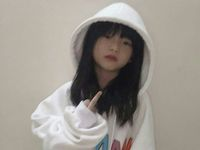
#> input picture Pertemuan 9/EEDAN.jpg, 200 x 150 px
$ python Thresholding.py
#> lines starting #> are read from the running program, lines starting #| are printed output that depends on the picture; after the words box and inside, x2 and y2 are one past the last pixel; in counts of white or black regions, pixels touching at a corner belong together
import cv2
import numpy as np

# Baca citra grayscale
image = cv2.imread('EEDAN.jpg', cv2.IMREAD_GRAYSCALE)
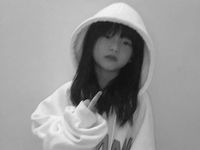
#> image: shape (150, 200); min 2, max 249, mean 150.1

# Global thresholding
ret, thresh1 = cv2.threshold(image, 127, 255, cv2.THRESH_BINARY)
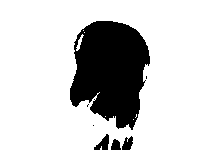
#> thresh1: shape (150, 200); 78.2% white; 7 black regions (3 under 20 px), largest, box (x1, y1, x2, y2) and area: (70, 21, 150, 130) 6216, (94, 134, 109, 150) 131, (122, 136, 133, 150) 104, (111, 139, 121, 150) 82

# Adaptive thresholding
thresh2 = cv2.adaptiveThreshold(image, 255, cv2.ADAPTIVE_THRESH_GAUSSIAN_C, cv2.THRESH_BINARY, 11, 2)
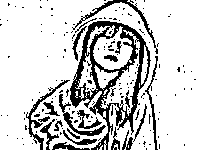
#> thresh2: shape (150, 200); 80.5% white; 166 black regions (145 under 20 px), largest, box (x1, y1, x2, y2) and area: (70, 21, 151, 150) 2807, (72, 0, 158, 54) 375, (26, 80, 70, 150) 356

# Tampilkan hasil
cv2.imshow('Global Thresholding', thresh1)
cv2.imshow('Adaptive Thresholding', thresh2)
cv2.waitKey(0)
cv2.destroyAllWindows()
